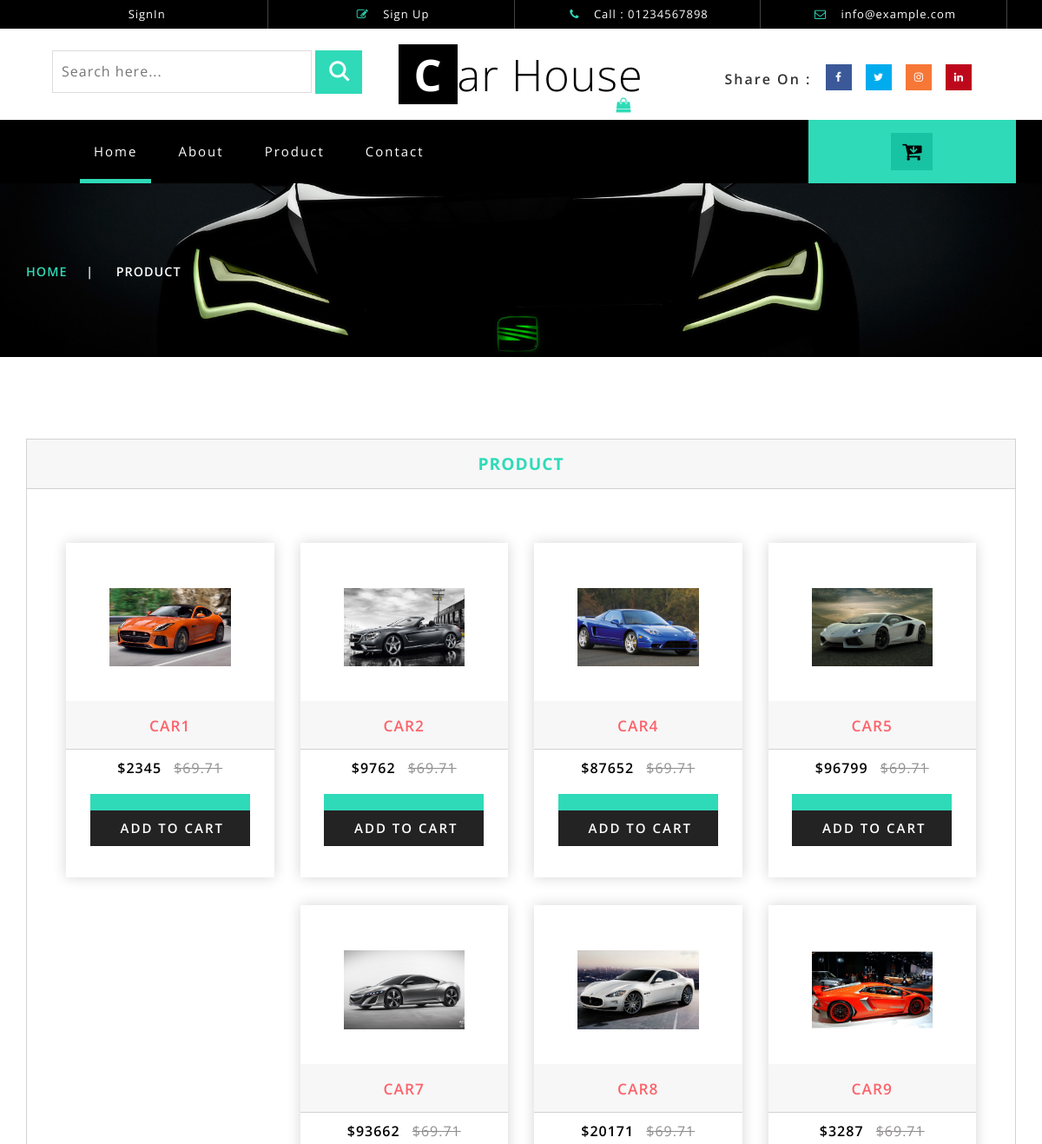
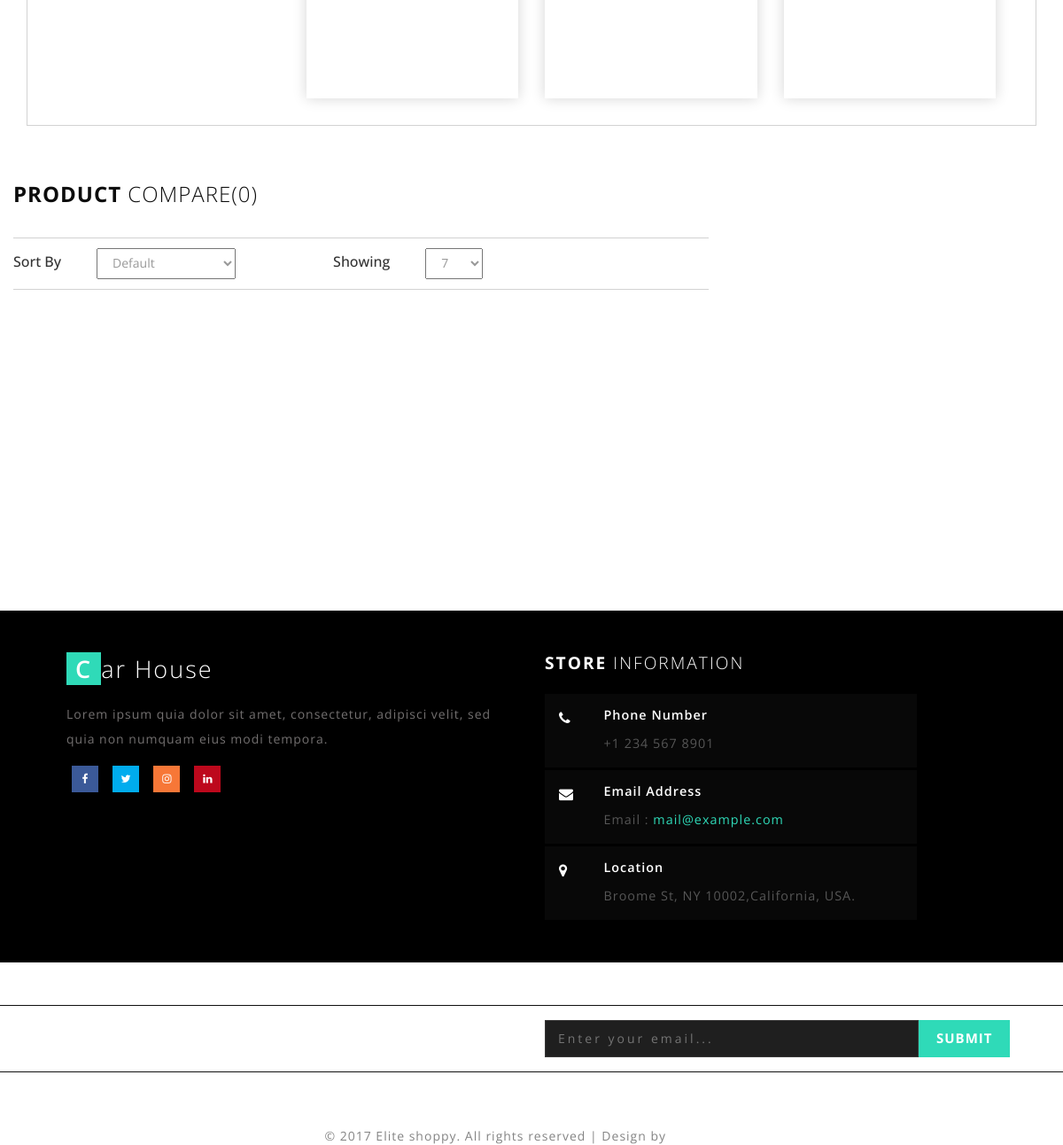
Page /mens on the committed database (2 pictures, top to bottom).
### ecommerce/models.py (models this page shows)
class PProduct(models.Model):
    PName = models.CharField(max_length=200)
    Price = models.CharField(max_length=200)
    Item = models.CharField(max_length=200)
    Image = models.FileField()

### ecommerce/views.py (the view)
# urls.py: url(r'^mens', views.mens , name='mens'),
def mens(request):
    p = PProduct.objects.all()
    return render(request ,'mens.html' , {'p': p})

### ecommerceapp/templates/mens.html (shortened to what this page needs)
{% load static %}
<!DOCTYPE html>
<html>
<head>
<link href="static/css/bootstrap.css" rel="stylesheet" type="text/css" media="all" />
<link href="static/css/style.css" rel="stylesheet" type="text/css" media="all" />
<link href="static/css/font-awesome.css" rel="stylesheet">
<link href="static/css/easy-responsive-tabs.css" rel='stylesheet' type='text/css'/>
</head>
<body>
<div class="header" id="home">
	<div class="container">
		<ul><li>{% if x.Name != None %}
		     <a href="Logout" >SignOut</a>
			{% else %}
			<a href="#" data-toggle="modal" data-target="#myModal">SignIn</a>
			{% endif %}
			</li>
			<li> <a href="#" data-toggle="modal" data-target="#myModal2"><i class="fa fa-pencil-square-o" aria-hidden="true"></i> Sign Up </a></li>
			<li><i class="fa fa-phone" aria-hidden="true"></i> Call : 01234567898</li>
			<li><i class="fa fa-envelope-o" aria-hidden="true"></i> <a href="mailto:info@example.com">info@example.com</a></li>
		</ul>
	</div>
</div>
<div class="header-bot">
	<div class="header-bot_inner_wthreeinfo_header_mid">
		<div class="col-md-4 header-middle">
			<form action="#" method="post">
					<input type="search" name="search" placeholder="Search here..." required="">
					<input type="submit" value=" ">
			</form>
		</div>
			<div class="col-md-4 logo_agile">
				<h1><a href="index.html"><span>C</span>ar House <i class="fa fa-shopping-bag top_logo_agile_bag" aria-hidden="true"></i></a></h1>
			</div>
		<div class="col-md-4 agileits-social top_content">
						<ul class="social-nav model-3d-0 footer-social w3_agile_social">
						                                   <li class="share">Share On : </li>
															<li><a href="#" class="facebook">
																  <div class="front"><i class="fa fa-facebook" aria-hidden="true"></i></div>
																  <div class="back"></div></a></li>
															<li><a href="#" class="twitter">
																  <div class="front"><i class="fa fa-twitter" aria-hidden="true"></i></div>
																  <div class="back"></div></a></li>
															<li><a href="#" class="instagram">
																  <div class="front"><i class="fa fa-instagram" aria-hidden="true"></i></div>
																  <div class="back"></div></a></li>
															<li><a href="#" class="pinterest">
																  <div class="front"><i class="fa fa-linkedin" aria-hidden="true"></i></div>
																  <div class="back"></div></a></li>
														</ul>
		</div>
		<div class="clearfix"></div>
	</div>
</div>
<div class="ban-top">
	<div class="container">
		<div class="top_nav_left">
			<nav class="navbar navbar-default">
			  <div class="container-fluid">
				<div class="collapse navbar-collapse menu--shylock" id="bs-example-navbar-collapse-1">
				  <ul class="nav navbar-nav menu__list">
					<li class="active menu__item menu__item--current"><a href=""> <span class="sr-only">(current)</span></a></li>
					<li class="active menu__item menu__item--current"><a class="menu__link" href="index">Home <span class="sr-only">(current)</span></a></li>
					<li class=" menu__item"><a class="menu__link" href="about.html">About</a></li>
					<li class="dropdown menu__item">
						<a href="index#banner-bootom-w3-agileits" class="dropdown-toggle menu__link" data-toggle="dropdown" role="button" aria-haspopup="true" aria-expanded="false">Product </a></li>
					<li class=" menu__item"><a class="menu__link" href="contact.html">Contact</a></li>
				  </ul>
				</div>
			  </div>
			</nav>
		</div>
		<div class="top_nav_right">
			<div class="wthreecartaits wthreecartaits2 cart cart box_1">
						<form action="#" method="post" class="last">
						<button class="w3view-cart" type="submit" name="submit" value=""><i class="fa fa-cart-arrow-down" aria-hidden="true"></i></button>
					</form>
						</div>
		</div>
		<div class="clearfix"></div>
	</div>
</div>
<div class="page-head_agile_info_w3l">
		<div class="container">
				 <div class="services-breadcrumb">
						<div class="agile_inner_breadcrumb">
						   <ul class="w3_short">
								<li><a href="">Home</a><i>|</i></li>
								<li>product</li>
							</ul>
						 </div>
				</div>
	</div>
</div>
	<div class="banner-bootom-w3-agileits">
	<div class="container">
			<div class="community-poll">
				<h4>Product</h4>
				<div class="swit form">
						<div class="tab1">
						{% for q in p %}
							<div class="col-md-3 product-men">
								<div class="men-pro-item simpleCart_shelfItem">
									<div class="men-thumb-item">
										<img src="{{q.Image.url}}" alt="" class="pro-image-front">
									</div>
									<div class="item-info-product ">
										<h4><a href="single.html">{{q.PName}}</a></h4>
										<div class="info-product-price">
											<span class="item_price">${{q.Price}}</span>
											<del>$69.71</del>
										</div>
										<div class="snipcart-details top_brand_home_details item_add single-item hvr-outline-out button2">
															<form action="addcart" method="post">
																<fieldset>
																	<input type="submit" name="submit" value="Add to cart" class="button" />
																</fieldset>
															</form>
														</div>
									</div>
								</div>
							</div>
							{% endfor %}
							<div class="clearfix"></div>
						</div>
					</div>
				</div>
			</div>
		</div>
		<div class="col-md-8 products-right">
			<h5>Product <span>Compare(0)</span></h5>
			<div class="sort-grid">
				<div class="sorting">
					<h6>Sort By</h6>
					<select id="country1" onchange="change_country(this.value)" class="frm-field required sect">
						<option value="null">Default</option>
					</select>
				</div>
				<div class="sorting">
					<h6>Showing</h6>
					<select id="country2" onchange="change_country(this.value)" class="frm-field required sect">
						<option value="null">7</option>
					</select>
					<div class="clearfix"></div>
				</div>
				<div class="clearfix"></div>
			</div>
			<div class="men-wear-top">
				<div  id="top" class="callbacks_container">
					<ul class="rslides" id="slider3">
						<li>
							<img class="img-responsive" src="static/images/banner2.jpg" alt=" "/>
						</li>
					</ul>
				</div></div></div>
<div class="footer">
	<div class="footer_agile_inner_info_w3l">
		<div class="col-md-6 footer-left">
			<h2><a href="index.html"><span>C</span>ar House </a></h2>
			<p>Lorem ipsum quia dolor
			sit amet, consectetur, adipisci velit, sed quia non
			numquam eius modi tempora.</p>
			<ul class="social-nav model-3d-0 footer-social w3_agile_social two">
															<li><a href="#" class="facebook">
																  <div class="front"><i class="fa fa-facebook" aria-hidden="true"></i></div>
																  <div class="back"></div></a></li>
															<li><a href="#" class="twitter">
																  <div class="front"><i class="fa fa-twitter" aria-hidden="true"></i></div>
																  <div class="back"></div></a></li>
															<li><a href="#" class="instagram">
																  <div class="front"><i class="fa fa-instagram" aria-hidden="true"></i></div>
																  <div class="back"></div></a></li>
															<li><a href="#" class="pinterest">
																  <div class="front"><i class="fa fa-linkedin" aria-hidden="true"></i></div>
																  <div class="back"></div></a></li>
														</ul>
		</div>
				<div class="col-md-5 sign-gd-two">
					<h4>Store <span>Information</span></h4>
					<div class="w3-address">
						<div class="w3-address-grid">
							<div class="w3-address-left">
								<i class="fa fa-phone" aria-hidden="true"></i>
							</div>
							<div class="w3-address-right">
								<h6>Phone Number</h6>
								<p>+1 234 567 8901</p>
							</div>
							<div class="clearfix"> </div>
						</div>
						<div class="w3-address-grid">
							<div class="w3-address-left">
								<i class="fa fa-envelope" aria-hidden="true"></i>
							</div>
							<div class="w3-address-right">
								<h6>Email Address</h6>
								<p>Email :<a href="mailto:example@email.com"> mail@example.com</a></p>
							</div>
							<div class="clearfix"> </div>
						</div>
						<div class="w3-address-grid">
							<div class="w3-address-left">
								<i class="fa fa-map-marker" aria-hidden="true"></i>
							</div>
							<div class="w3-address-right">
								<h6>Location</h6>
								<p>Broome St, NY 10002,California, USA.
								</p>
							</div>
							<div class="clearfix"> </div>
						</div>
					</div>
				</div>
				<div class="clearfix"></div>
			</div>
		</div>
			<div class="agile_newsletter_footer">
					<div class="col-sm-6 newsleft">
				<h3>SIGN UP FOR NEWSLETTER !</h3>
			</div>
			<div class="col-sm-6 newsright">
				<form action="#" method="post">
					<input type="email" placeholder="Enter your email..." name="email" required="">
					<input type="submit" value="Submit">
				</form>
			</div>
		<div class="clearfix"></div>
	</div>
		<p class="copy-right">&copy 2017 Elite shoppy. All rights reserved | Design by <a href="http://w3layouts.com/">W3layouts</a></p>
</body>
</html>

### ecommerceapp/static/css/easy-responsive-tabs.css (style rules this page uses)
body { margin: 0px; padding: 0px; }
ul.resp-tabs-list, p { margin: 0px; padding: 0px; }

### rows in the picture
PProduct: Image (picture), PName "CAR1", Price "2345"
PProduct: Image (picture), PName "CAR2", Price "9762"
PProduct: Image (picture), PName "CAR4", Price "87652"
PProduct: Image (picture), PName "CAR5", Price "96799"
PProduct: Image (picture), PName "CAR7", Price "93662"
PProduct: Image (picture), PName "CAR8", Price "20171"
PProduct: Image (picture), PName "CAR9", Price "3287"
